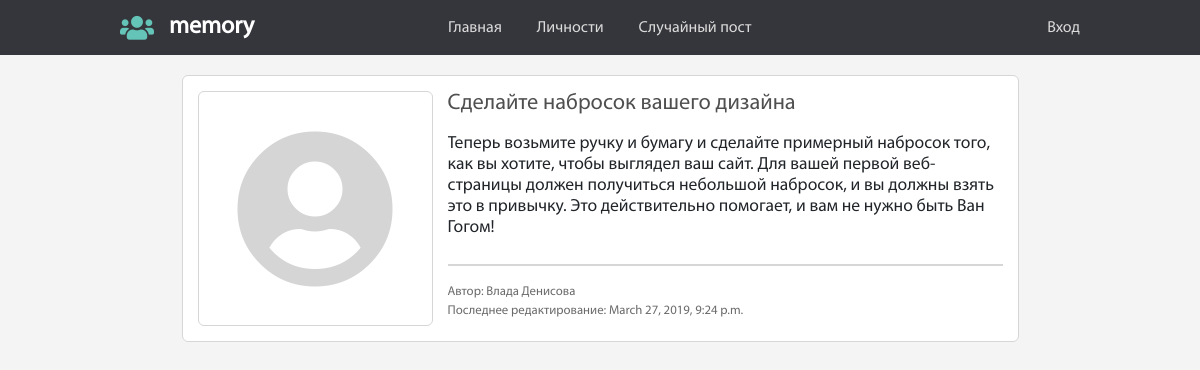
The page /random_post/ on the database its author committed.
### mysite/models.py (models this page shows, shortened)
class Post(models.Model):
    email = models.EmailField(verbose_name="email", db_index=True, blank=True)
    name = models.ForeignKey(User, on_delete=models.CASCADE, verbose_name="Имя", db_index=True, blank=True)
    second_name = models.CharField(verbose_name="Фамилия", max_length=150, db_index=True, blank=True)
    title = models.CharField(verbose_name="Заголовок", max_length=500)
    preview = models.CharField(verbose_name= "Тизер", max_length=500, blank=True, db_index=True)
    text_post = MarkdownxField(verbose_name= "Текст поста", blank=True, db_index=True)
    CHOICE_TO_STAR = (
        (True, 'Пост известной личности'),
        (False, 'Пост обычного пользователя'),
    )
    star = models.BooleanField(verbose_name="Настройка поста", choices=CHOICE_TO_STAR, default=False)
    date_pub = models.DateTimeField(verbose_name="Дата публикации", auto_now_add=True)
    date_modified = models.DateTimeField(verbose_name="Последнее изменение", auto_now=True)
    pictures = models.CharField(verbose_name="Ссылка на картинку", max_length=500, blank=True)
    class Meta:
        ordering = ["-date_modified"]
    def text_post_markdown(self):
        return markdownify(self.text_post)
    def get_preview(self):
        if not self.preview:
            return markdownify(self.text_post[:501]+"...")
        else:
            return self.preview
    def __str__(self):
        return self.title

### mysite/views.py (the view)
# urls.py: url(r'^random_post/$', v.random_post, name='random_post')
def random_post(request):
    items = Post.objects.all()
    random_item = random.choice(items)
    return render(request, 'mysite/random_post.html', context={'random_object': random_item})

### mysite/templates/mysite/random_post.html (shortened to what this page needs)
{% extends 'mysite/base_page.html' %}
{% load staticfiles %}
{% block css %}
  <link rel="stylesheet" href="{% static 'css/post.css' %}">
{% endblock %}
{% block content %}
<aside class="post">
  <section class="post__img">
    <i class="fas fa-user-circle"></i>
  </section>
  <section class="post__info">
    <h3>{{ random_object }}</h3>
    <p class="post__prev">{{ random_object.get_preview }}</p>
    <hr>
    <div class="post__nav">
      <div class="post__addition">
        <span>Автор: {{random_object.name}} {{ random_object.second_name }}</span></br>
        <span>Последнее редактирование: {{ random_object.date_modified }}</span>
      </div>
    </div>
  </section>
</aside>
{% endblock %}

### static/css/base.css (style rules this page uses)
:root { --izumrud: #64c4b8; }
body { background: #f4f4f4; font-family: "MyriadProRegular"; }

### mysite/static/css/post.css (style rules this page uses)
.post { background: #FFF; border-radius: 6px; border: 1px #d6d6d6 solid; padding: 15px; width: 90%; display: flex; flex-flow: row wrap; margin: 0 auto; margin-bottom: 15px; }
.post__img { display: block; min-width: 235px; height: 235px; margin-right: 15px; border: 1px #d6d6d6 solid; border-radius: 6px; }
.post__img .fas { font-size: 10rem; display: flex; justify-content: center; align-items: center; height: 100%; color: #d5d5d5; }
.post__info { display: block; width: auto; flex: 1; }
.post__info h3 { color: #4f4f4f; margin-bottom: 15px; font-size: 1.4rem; }
.post__prev { font-size: 1.1rem; line-height: normal; height: 49%; overflow: hidden; }
.post__info hr { border: 1px #d6d6d6 solid; }
.post__nav { display: flex; justify-content: space-between; }
.post__addition { font-size: .8rem; color: #6b6b6b; }

### rows shown on the page
Post: title "Сделайте набросок вашего дизайна", get_preview "Теперь возьмите ручку и бумагу и сделайте примерный набросок того, как вы хотите, чтобы выглядел ваш сайт. Для вашей первой веб-страницы должен получиться небольшой набросок, и вы должны взять это в привычку. Это действительно помогает, и вам не нужно быть Ван Гогом!", name "Влада", second_name "Денисова", date_modified "March 27, 2019, 9:24 p.m."
